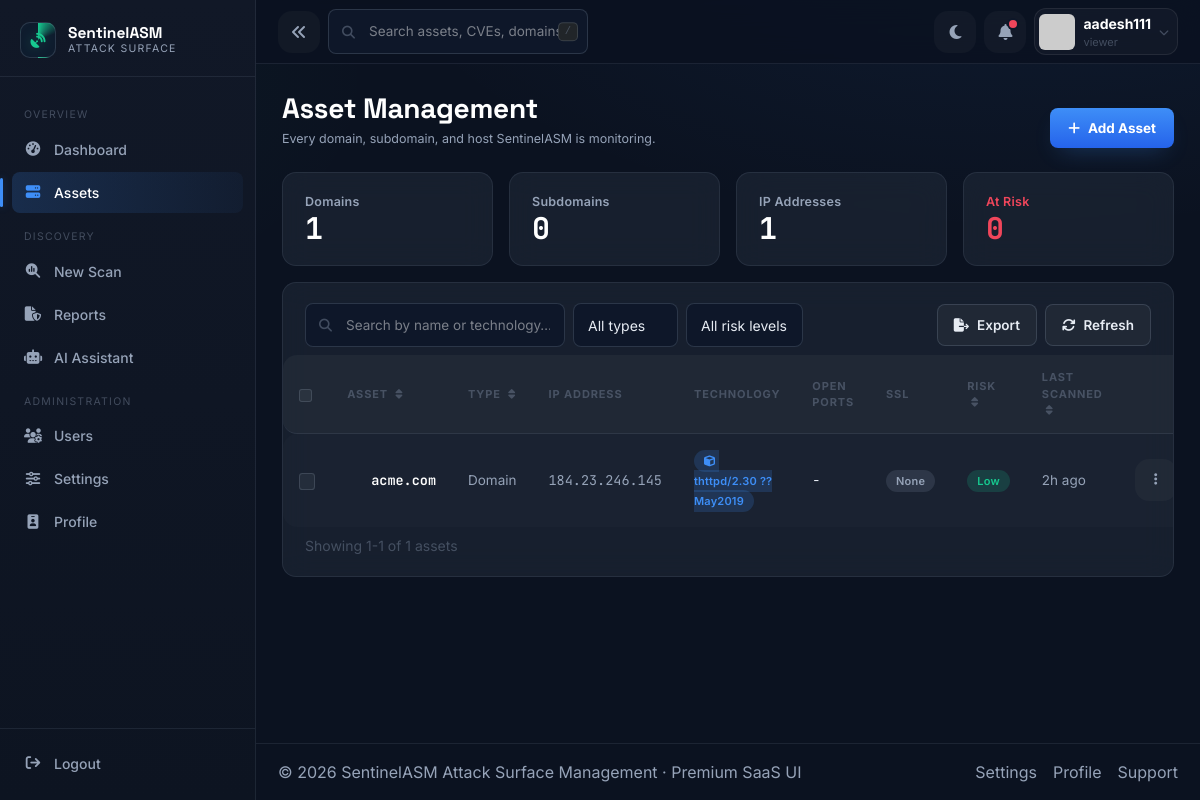
Page /assets/ (signed in) on the committed database.
### app/models/user.py (models this page shows, shortened)
class User(UserMixin, db.Model):
    __tablename__ = "users"
    id = db.Column(db.Integer, primary_key=True)
    username = db.Column(db.String(64), unique=True, nullable=False, index=True)
    email = db.Column(db.String(255), unique=True, nullable=False, index=True)
    password_hash = db.Column(db.String(255), nullable=False)
    full_name = db.Column(db.String(120), nullable=True)
    bio = db.Column(db.Text, nullable=True)
    avatar_url = db.Column(db.String(255), nullable=True)
    role_id = db.Column(db.Integer, db.ForeignKey("roles.id"), nullable=False)
    role = db.relationship("Role", back_populates="users")
    is_active_account = db.Column(db.Boolean, default=True, nullable=False)
    is_email_verified = db.Column(db.Boolean, default=False, nullable=False)
    created_at = db.Column(
        db.DateTime, default=lambda: datetime.now(timezone.utc), nullable=False
    )
    updated_at = db.Column(
        db.DateTime,
        default=lambda: datetime.now(timezone.utc),
        onupdate=lambda: datetime.now(timezone.utc),
        nullable=False,
    )
    last_login_at = db.Column(db.DateTime, nullable=True)
    last_login_ip = db.Column(db.String(45), nullable=True)
    logs = db.relationship(
        "Log", back_populates="user", lazy="dynamic", cascade="all, delete-orphan"
    )
    api_tokens = db.relationship(
        "APIToken",
        back_populates="user",
        lazy="dynamic",
        cascade="all, delete-orphan",
    )
    scans = db.relationship(
        "Scan",
        back_populates="user",
        lazy="dynamic",
        cascade="all, delete-orphan"
    )
    @property
    def is_active(self):
        return self.is_active_account

### app/models/role.py (models this page shows, shortened)
class Role(db.Model):
    __tablename__ = "roles"
    ADMIN = "admin"
    ANALYST = "analyst"
    VIEWER = "viewer"
    ALL_ROLES = (ADMIN, ANALYST, VIEWER)
    id = db.Column(db.Integer, primary_key=True)
    name = db.Column(db.String(50), unique=True, nullable=False, index=True)
    description = db.Column(db.String(255), nullable=True)
    created_at = db.Column(
        db.DateTime, default=lambda: datetime.now(timezone.utc), nullable=False
    )
    users = db.relationship("User", back_populates="role", lazy="dynamic")

### app/models/scan.py (models this page shows)
class Scan(db.Model):
    __tablename__ = "scans"
    id = db.Column(db.Integer, primary_key=True)
    user_id = db.Column(
        db.Integer,
        db.ForeignKey("users.id"),
        nullable=False
    )
    target = db.Column(db.String(255), nullable=False)
    scan_data = db.Column(db.JSON, nullable=False)
    ai_analysis = db.Column(db.JSON, nullable=False)
    created_at = db.Column(
        db.DateTime,
        default=lambda: datetime.now(timezone.utc)
    )
    user = db.relationship(
        "User",
        back_populates="scans"
    )

### app/assets/routes.py (the view)
@assets_bp.route("/", methods=["GET"])
@login_required
def assets():
    scans = (
        Scan.query.filter_by(user_id=current_user.id)
        .order_by(Scan.created_at.desc())
        .all()
    )
    latest_by_target = {}
    for scan in scans:
        if scan.target not in latest_by_target:
            latest_by_target[scan.target] = scan
    asset_rows = [_asset_row(scan) for scan in latest_by_target.values()]
    domains = sum(1 for row in asset_rows if row[1] == "Domain")
    subdomains = sum(1 for row in asset_rows if row[1] == "Subdomain")
    unique_ips = len({row[2] for row in asset_rows if row[2] != "-"})
    at_risk = sum(1 for row in asset_rows if row[5] in ("Critical", "High"))
    return render_template(
        "assets/assets.html",
        active_page="assets",
        assets=asset_rows,
        total_assets=len(asset_rows),
        stats={
            "domains": domains,
            "subdomains": subdomains,
            "ips": unique_ips,
            "at_risk": at_risk,
        },
    )

### app/assets/routes.py (called while the page is built)
def _humanize(dt: datetime) -> str:
    if dt is None:
        return "never"
    if dt.tzinfo is None:
        dt = dt.replace(tzinfo=timezone.utc)
    delta = datetime.now(timezone.utc) - dt
    seconds = int(delta.total_seconds())
    if seconds < 60:
        return "just now"
    if seconds < 3600:
        return f"{seconds // 60}m ago"
    if seconds < 86400:
        return f"{seconds // 3600}h ago"
    return f"{seconds // 86400}d ago"

def _ssl_status(data: dict) -> str:
    ssl = data.get("ssl") or {}
    if not ssl:
        return "None"
    if ssl.get("expired"):
        return "Expired"
    if ssl.get("self_signed"):
        return "Self-Signed"
    return "Valid"

### app/models/setting.py (called while the page is built)
    @staticmethod
    def get(key: str, default=None):
        setting = Setting.query.filter_by(key=key).first()
        return setting.value if setting else default

### app/models/user.py (called while the page is built)
@login_manager.user_loader
def load_user(user_id: str):
    return User.query.get(int(user_id))

### app/templates/assets/assets.html (shortened to what this page needs)
{% extends "base.html" %}
{% set active_page = 'assets' %}
{% block content %}
<div class="d-flex flex-wrap justify-content-between align-items-end gap-3 mb-4 reveal">
  <div>
    <h3 class="font-display fw-bold text-white mb-1">Asset Management</h3>
    <p class="section-sub mb-0">Every domain, subdomain, and host SentinelASM is monitoring.</p>
  </div>
  <button class="btn btn-sentinel" data-bs-toggle="modal" data-bs-target="#addAssetModal">
    <i class="fa-solid fa-plus me-2"></i>Add Asset
  </button>
</div>
<div class="row g-3 mb-3">
  <div class="col-md-3 col-6"><div class="card-glass card-pad reveal stat-card"><div class="stat-label">Domains</div><div class="stat-value">{{ stats.domains }}</div></div></div>
  <div class="col-md-3 col-6"><div class="card-glass card-pad reveal stat-card" style="animation-delay:40ms"><div class="stat-label">Subdomains</div><div class="stat-value">{{ stats.subdomains }}</div></div></div>
  <div class="col-md-3 col-6"><div class="card-glass card-pad reveal stat-card" style="animation-delay:80ms"><div class="stat-label">IP Addresses</div><div class="stat-value">{{ stats.ips }}</div></div></div>
  <div class="col-md-3 col-6"><div class="card-glass card-pad reveal stat-card" style="animation-delay:120ms"><div class="stat-label" style="color:var(--red)">At Risk</div><div class="stat-value" style="color:var(--red)">{{ stats.at_risk }}</div></div></div>
</div>
<div class="card-glass reveal">
  <div class="card-pad pb-2 d-flex flex-wrap gap-2 justify-content-between align-items-center">
    <div class="d-flex gap-2 flex-wrap">
      <div class="search-shell" style="width:260px;">
        <i class="fa-solid fa-magnifying-glass"></i>
        <input type="text" id="assetSearch" class="form-control form-control-dark" placeholder="Search by name or technology…">
      </div>
      <select id="assetTypeFilter" class="form-select form-select-dark" style="width:auto;">
        <option value="all">All types</option><option value="domain">Domain</option><option value="subdomain">Subdomain</option>
      </select>
      <select id="assetRiskFilter" class="form-select form-select-dark" style="width:auto;">
        <option value="all">All risk levels</option><option value="critical">Critical</option><option value="high">High</option><option value="medium">Medium</option><option value="low">Low</option>
      </select>
    </div>
    <div class="d-flex gap-2">
      <div class="dropdown">
        <button class="btn btn-ghost btn-sm" data-bs-toggle="dropdown"><i class="fa-solid fa-file-export me-2"></i>Export</button>
      </div>
      <button class="btn btn-ghost btn-sm" id="assetsRefresh"><i class="fa-solid fa-arrows-rotate me-2"></i>Refresh</button>
    </div>
  </div>
  <div class="table-responsive">
    <table class="table-sentinel align-middle" id="assetsTable">
      <thead>
        <tr>
          <th><input class="form-check-input" type="checkbox" id="selectAllAssets" {{ '' if assets else 'disabled' }}></th>
          <th data-sort-key="name">Asset <i class="sort-icon fa-solid fa-sort ms-1 text-muted-2"></i></th>
          <th data-sort-key="type">Type <i class="sort-icon fa-solid fa-sort ms-1 text-muted-2"></i></th>
          <th>IP Address</th>
          <th>Technology</th>
          <th>Open Ports</th>
          <th>SSL</th>
          <th data-sort-key="risk">Risk <i class="sort-icon fa-solid fa-sort ms-1 text-muted-2"></i></th>
          <th data-sort-key="scanned">Last Scanned <i class="sort-icon fa-solid fa-sort ms-1 text-muted-2"></i></th>
          <th></th>
        </tr>
      </thead>
      <tbody>
        {% for name, type, ip, tech, ports, risk, scanned, ssl in assets %}
        <tr class="asset-row"
            data-name="{{ name|lower }}" data-type="{{ type|lower }}" data-ip="{{ ip }}"
            data-tech="{{ tech|lower }}" data-ports="{{ ports }}" data-risk="{{ risk|lower }}"
            data-scanned="{{ scanned }}" data-ssl="{{ ssl|lower }}">
          <td><input class="form-check-input row-check" type="checkbox"></td>
          <td>
            <div class="d-flex align-items-center gap-2">
              <a href="{{ url_for('scanner.scan_results') }}" class="mono fw-semibold text-white">{{ name }}</a>
            </div>
          </td>
          <td><span class="text-secondary">{{ type }}</span></td>
          <td class="mono text-secondary">{{ ip }}</td>
          <td>
            {% if tech and tech != 'Unknown' %}
              <span class="badge-soft badge-medium tech-badge"><i class="tech-icon me-1"></i>{{ tech }}</span>
            {% else %}
              <span class="text-muted-2">Unknown</span>
            {% endif %}
          </td>
          <td class="mono">{{ ports }}</td>
          <td><span class="badge-soft badge-{{ {'valid':'low','expired':'critical','self-signed':'high','none':'suspended'}[ssl|lower] }}">{{ ssl }}</span></td>
          <td><span class="badge-soft badge-{{ risk|lower }}">{{ risk }}</span></td>
          <td class="text-secondary">{{ scanned }}</td>
          <td class="text-end">
            <div class="dropdown">
              <button class="icon-btn" data-bs-toggle="dropdown"><i class="fa-solid fa-ellipsis-vertical"></i></button>
            </div>
          </td>
        </tr>
        {% else %}
        <tr><td colspan="10" class="text-center text-muted-2 py-4">No assets yet — run your first scan from New Scan to start building your inventory.</td></tr>
        {% endfor %}
      </tbody>
    </table>
  </div>
  <div class="card-pad pt-2 d-flex justify-content-between align-items-center flex-wrap gap-2">
    <span class="small text-muted-2" id="assetsSummary">Showing {{ assets|length }} of {{ assets|length }} assets</span>
  </div>
</div>
{% endblock %}

### app/templates/base.html (shortened to what this page needs)
<!doctype html>
<html lang="en" data-theme="{{ user_theme|default('dark') }}" data-accent="{{ user_accent|default('green') }}">
<head>
  <link href="https://cdn.jsdelivr.net/npm/bootstrap@5.3.3/dist/css/bootstrap.min.css" rel="stylesheet">
  <link rel="stylesheet" href="https://cdnjs.cloudflare.com/ajax/libs/font-awesome/6.5.2/css/all.min.css">
  <link rel="stylesheet" href="{{ url_for('static', filename='css/theme.css') }}">
</head>
<body class="theme-dark">
  <div class="app-shell">
    {% include 'components/sidebar.html' %}
    <div class="main-col">
      {% include 'components/navbar.html' %}
      <main class="content">
        {% block content %}{% endblock %}
      </main>
      {% include 'components/footer.html' %}
    </div>
  </div>
</body>
</html>

### app/templates/components/sidebar.html (shortened to what this page needs)
<aside class="sidebar" id="sentinelSidebar" aria-label="Primary navigation">
  <div class="brand">
    <div class="brand-mark"><i class="fa-solid fa-satellite-dish"></i></div>
    <div class="brand-text">
      <div class="b1">Sentinel<span>ASM</span></div>
      <div class="b2">Attack Surface</div>
    </div>
  </div>
  <nav class="side-nav" role="navigation" aria-label="Main menu">
    <div class="side-section-title">Overview</div>
    <a href="{{ url_for('dashboard.dashboard') }}" class="nav-link {{ 'active' if active_page == 'dashboard' }}">
      <i class="fa-solid fa-gauge-high"></i><span class="side-label">Dashboard</span>
    </a>
    <a href="{{ url_for('assets.assets') }}" class="nav-link {{ 'active' if active_page == 'assets' }}">
      <i class="fa-solid fa-server"></i><span class="side-label">Assets</span>
    </a>
    <div class="side-section-title">Discovery</div>
    <a href="{{ url_for('scanner.new_scan') }}" class="nav-link {{ 'active' if active_page == 'new_scan' }}">
      <i class="fa-solid fa-magnifying-glass-chart"></i><span class="side-label">New Scan</span>
    </a>
    <a href="{{ url_for('reports.reports') }}" class="nav-link {{ 'active' if active_page == 'reports' }}">
      <i class="fa-solid fa-file-shield"></i><span class="side-label">Reports</span>
    </a>
    <a href="{{ url_for('ai.ai_assistant') }}" class="nav-link {{ 'active' if active_page == 'ai_assistant' }}">
      <i class="fa-solid fa-robot"></i><span class="side-label">AI Assistant</span>
    </a>
    <div class="side-section-title">Administration</div>
    <a href="{{ url_for('user_management.user_management') }}" class="nav-link {{ 'active' if active_page == 'user_management' }}">
      <i class="fa-solid fa-users-gear"></i><span class="side-label">Users</span>
    </a>
    <a href="{{ url_for('settings.settings') }}" class="nav-link {{ 'active' if active_page == 'settings' }}">
      <i class="fa-solid fa-sliders"></i><span class="side-label">Settings</span>
    </a>
    <a href="{{ url_for('profile.view_profile') }}" class="nav-link {{ 'active' if active_page == 'profile' }}">
      <i class="fa-solid fa-id-badge"></i><span class="side-label">Profile</span>
    </a>
  </nav>
  <div class="side-foot">
    <a href="{{ url_for('auth.logout') }}" class="nav-link nav-logout">
      <i class="fa-solid fa-arrow-right-from-bracket"></i><span class="side-label">Logout</span>
    </a>
  </div>
</aside>

### app/templates/components/navbar.html (shortened to what this page needs)
<header class="topbar">
  <div class="d-flex align-items-center gap-2">
    <button class="icon-btn d-none d-lg-inline-flex" id="sidebarCollapse" aria-label="Collapse sidebar">
      <i class="fa-solid fa-angles-left"></i>
    </button>
    <div class="search-shell d-none d-md-flex">
      <i class="fa-solid fa-magnifying-glass"></i>
      <input type="search" class="form-control form-control-dark" placeholder="Search assets, CVEs, domains…" aria-label="Search">
      <kbd>/</kbd>
    </div>
  </div>
  <div class="d-flex align-items-center gap-2 ms-auto">
    <button class="icon-btn" id="themeToggle" aria-label="Toggle theme" title="Toggle theme">
      <i class="fa-solid fa-moon"></i>
    </button>
    <div class="position-relative">
      <button class="icon-btn position-relative" data-bs-toggle="dropdown" aria-label="Notifications" title="Notifications">
        <i class="fa-solid fa-bell"></i>
        <span class="dot"></span>
      </button>
    </div>
    <div class="dropdown">
      <button class="d-flex align-items-center gap-2 btn p-1 pe-2" data-bs-toggle="dropdown" style="border-radius:12px; border:1px solid rgba(255,255,255,.08); background:rgba(255,255,255,.03);">
        <img src="{{ current_user.avatar_url or 'https://i.pravatar.cc/64?img=13' }}" class="rounded-2" width="36" height="36" alt="User avatar">
        <span class="d-none d-md-block text-start">
          <span class="d-block small fw-bold text-white">{{ current_user.username }}</span>
          <span class="d-block" style="font-size:11px; color:var(--text-muted);">{{ current_user.role.name }}</span>
        </span>
        <i class="fa-solid fa-chevron-down d-none d-md-block" style="font-size:10px; color:var(--text-muted);"></i>
      </button>
    </div>
  </div>
</header>

### app/templates/components/footer.html
<footer class="app-footer">
  <div class="footer-inner">
    <div class="footer-copy">
      <span>© 2026 SentinelASM</span>
      <span class="text-secondary">Attack Surface Management · Premium SaaS UI</span>
    </div>
    <div class="footer-links">
      <a href="{{ url_for('settings.settings') }}">Settings</a>
      <a href="{{ url_for('profile.view_profile') }}">Profile</a>
      <a href="#">Support</a>
    </div>
  </div>
</footer>

### rows in the picture
User: username "aadesh111"
Role: role.name "viewer"
Scan: target "acme.com", type "Domain", ip "184.23.246.145", tech "thttpd/2.30 ??May2019", ports "-", ssl "None", risk "Low", scanned "2h ago"

### other values in the picture
{{ stats.domains }} "1"
{{ stats.subdomains }} "0"
{{ stats.ips }} "1"
{{ stats.at_risk }} "0"
